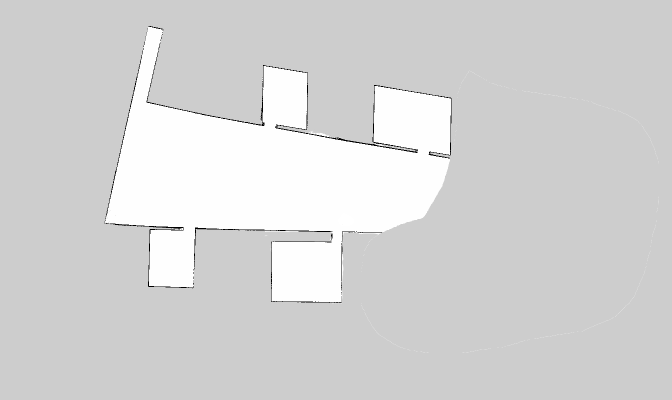
#> input picture map4.1.png, 1344 x 800 px (shown at 1/2 size)
$ python pract_scale.py
#> lines starting #> are read from the running program, lines starting #| are printed output that depends on the picture; after the words box and inside, x2 and y2 are one past the last pixel; in counts of white or black regions, pixels touching at a corner belong together; long printed decimals are rounded
# -*- coding:utf-8 -*-
import cv2
import numpy as np
from matplotlib import pyplot as plt
import math
import random


class Scale_Registration():
    def __init__(self):
        pass

    def _cal_distance(self, x1, y1, x2, y2):
        return ((x1-x2)**2 + (y1-y2)**2)**0.5


    def _ransac_find_scale(self, pts_set_1, pts_set_2, sigma, max_iter=1000):

        length, _ = np.shape(pts_set_1)
        best_ratio = 0
        total_inlier, pre_total_inlier = 0, 0

        for i in range(max_iter):

            index = random.sample(range(length), 2)
            x11 = pts_set_1[index[0], 0]
            y11 = pts_set_1[index[0], 1]
            x12 = pts_set_1[index[1], 0]
            y12 = pts_set_1[index[1], 1]

            x21 = pts_set_2[index[0], 0]
            y21 = pts_set_2[index[0], 1]
            x22 = pts_set_2[index[1], 0]
            y22 = pts_set_2[index[1], 1]

            dist_1 = self._cal_distance(x11, y11, x12, y12)
            dist_2 = self._cal_distance(x21, y21, x22, y22)

            mean_1 = [(x11+x12)/2, (y11+y12)/2]
            mean_2 = [(x21+x22)/2, (y21+y22)/2]

            ratio = dist_1 / dist_2

            for j in range(length):
                x1j = pts_set_1[j,0]
                y1j = pts_set_1[j,1]
                x2j = pts_set_2[j,0]
                y2j = pts_set_2[j,1]

                dist_1_j = self._cal_distance(mean_1[0], mean_1[1], x1j, y1j)
                dist_2_j = self._cal_distance(mean_2[0], mean_2[1], x2j, y2j)

                ratio_j = dist_1_j / dist_2_j

                if abs(ratio - ratio_j) < sigma:

                    total_inlier += 1

            if total_inlier > pre_total_inlier:

                pre_total_inlier = total_inlier
                best_ratio = ratio

            total_inlier = 0
        return best_ratio

def _translate_image(image, x, y):

    M = np.float32([[1, 0, x], [0, 1, y]])
    shifted = cv2.warpAffine(image, M, (image.shape[1], image.shape[0]))
    return shifted

def _rotate_image(image, angle, center=None, scale=1.0):

    (h, w) = image.shape[:2]
    # If the center of the rotation is not defined, use the center of the image.
    if center is None:
        center = (w / 2, h / 2)
    M = cv2.getRotationMatrix2D(center, angle, scale)
    rotated = cv2.warpAffine(image, M, (w, h))
    return rotated


def _state_process(img):
    r, c = np.shape(img)
    for i in range(r):
        for j in range(c):
            if img[i, j]  >0:
                img[i, j] = 255
            else:
                img[i, j] = 0
    return img

if __name__ == "__main__":

    img_1 = cv2.imread('map4.1.png')
#> img_1 is the input picture: shape (800, 1344, 3); min 0, max 255, mean 212.6
    img_2 = cv2.imread('map4.3.png')
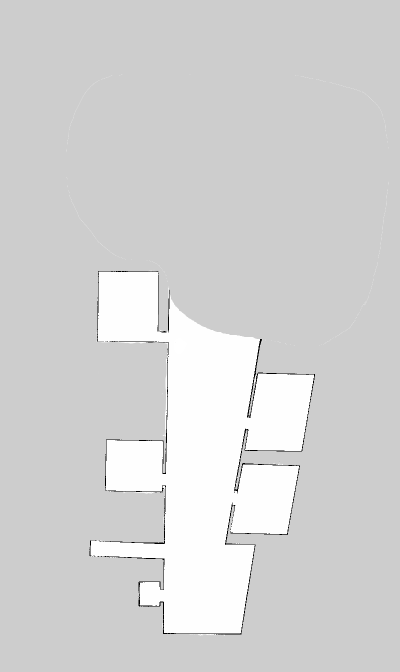
#> input picture map4.3.png, 800 x 1344 px (shown at 1/2 size)
#> img_2 is the input picture: shape (1344, 800, 3); min 0, max 255, mean 211.5
    img_1 = cv2.cvtColor(img_1, cv2.COLOR_RGB2GRAY) # 灰階圖
#> img_1: shape (800, 1344)
    img_2 = cv2.cvtColor(img_2, cv2.COLOR_RGB2GRAY) # 灰階圖
#> img_2: shape (1344, 800)
    img_1 = _state_process(img_1)
#> after the loop in _state_process, `for i in range(r):`:
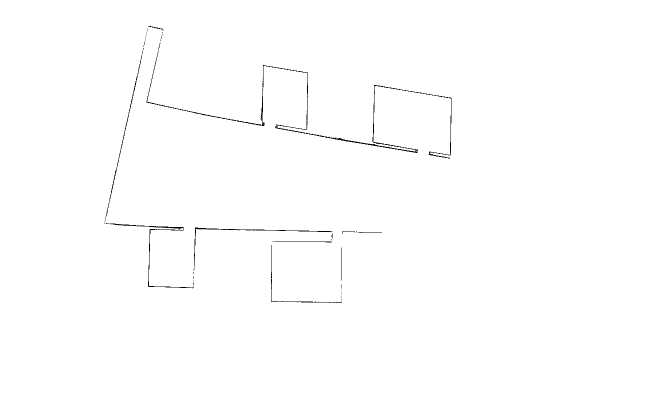
#> img: shape (800, 1344) (shown at 1/2 size); 99.5% white; black in thin lines or dots, all inside (x1, y1, x2, y2) = (209, 52, 903, 606)
    img_2 = _state_process(img_2)
#> after the loop in _state_process (call 2), `for i in range(r):`:
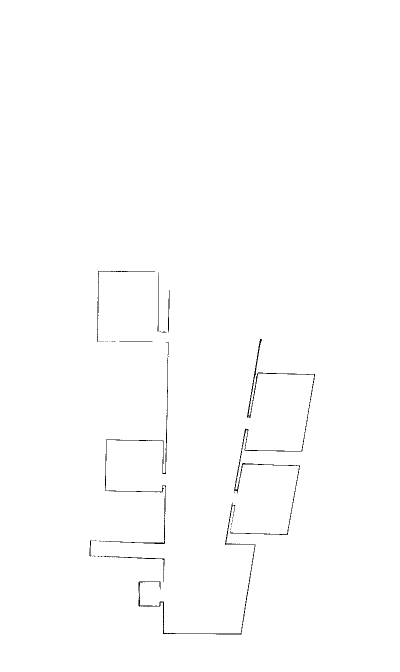
#> img: shape (1344, 800) (shown at 1/2 size); 99.5% white; black in thin lines or dots, all inside (x1, y1, x2, y2) = (179, 542, 630, 1269)

    ratio = 1.75
    if ratio > 1:
        r, c = np.shape(img_1)
#> r = 800; c = 1344
        img_3 = np.ones((math.ceil(r*ratio), math.ceil(c*ratio)))*255
        img_3[0:r, 0:c] = img_1
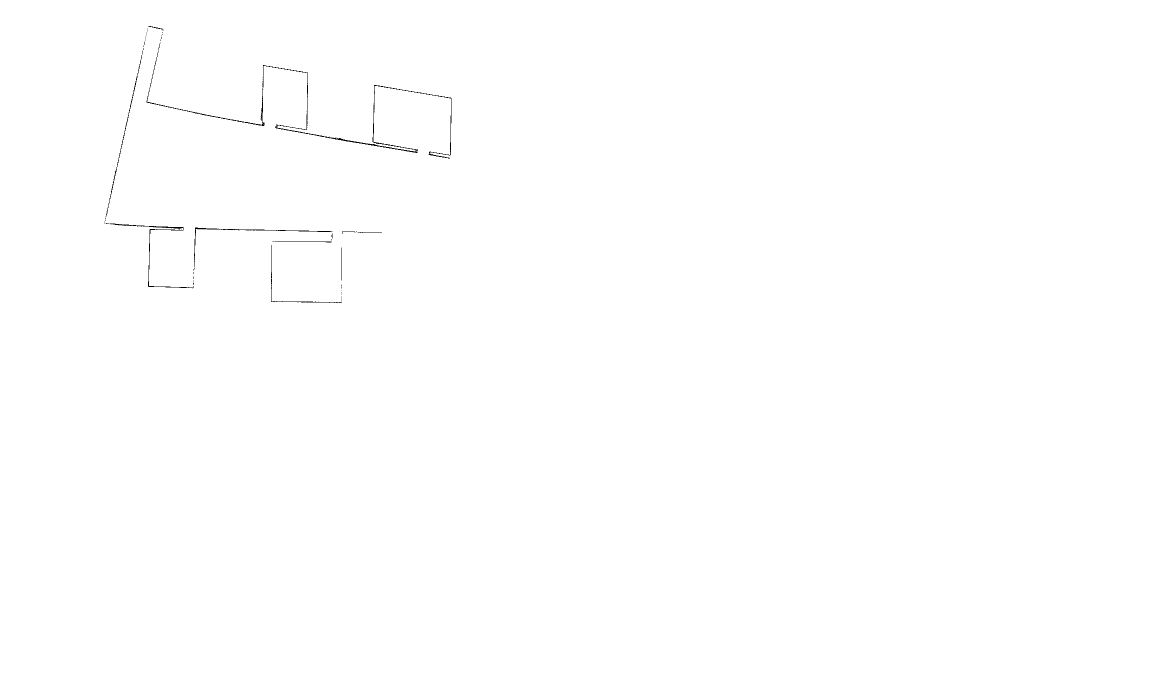
#> img_3: shape (1400, 2352) float64 (shown at 1/2 size); 99.8% white; black in thin lines or dots, all inside (x1, y1, x2, y2) = (209, 52, 903, 606)
        img_3 = _rotate_image(image=img_3, angle=0, center=(0,0), scale=ratio).astype(np.uint8)
    else:
        img_3 = _rotate_image(image=img_1, angle=0, center=(0,0), scale=ratio)

    # print(np.amax(img_3), np.amin(img_3))
    siftDetector = cv2.xfeatures2d.SIFT_create()
    key_points_1, descriptor_1 = siftDetector.detectAndCompute(img_1, None)
#> key_points_1 = 97 keypoints; strongest (x, y, size): (693, 281, 2.4), (756, 286, 2.1), (826, 303, 2.2), (652, 274, 2)
    key_points_3, descriptor_3 = siftDetector.detectAndCompute(img_3, None)
#> key_points_3 = 1000 keypoints; strongest (x, y, size): (1544, 337, 3.2), (1367, 307, 3.2), (1378, 309, 3.2), (1392, 512, 3.2)

    bf = cv2.BFMatcher()
    matches = bf.knnMatch(descriptor_1, descriptor_3, k=2)
#> matches = 97 matches

    good = []
    for m, n in matches:
        if m.distance < 0.75*n.distance:
            good.append(m)
#> this loop made 97 passes
#> after the loop, good = 46 matches

    pts_1, pts_3 = [], []
    for i in good:
        query_idx = i.queryIdx
        train_idx = i.trainIdx

        pts_1.append([
            key_points_1[query_idx].pt[0],
            key_points_1[query_idx].pt[1],
            ])
        pts_3.append([
            key_points_3[train_idx].pt[0],
            key_points_3[train_idx].pt[1],
            ])
#> this loop made 46 passes
#> (query_idx, train_idx) on passes 1 to 12: (5, 257), (6, 258), (7, 264), (10, 293), (11, 299), (13, 301), (14, 299), (17, 311), (19, 321), (20, 330), (21, 331), (22, 337)
#> after the loop, pts_1 = 46 pairs, first value 307.1 to 873.6, second value 227.4 to 466.5; pts_3 = 46 pairs, first value 537.1 to 1519.1, second value 397.7 to 816.9

    pts1 = np.array(pts_1)
#> pts1 has the same summary as pts_1
    pts3 = np.array(pts_3)
#> pts3 has the same summary as pts_3

    # [6 lines of commented-out code are left out]

    for i in range(10):
        ratio_ransac = Scale_Registration()._ransac_find_scale(pts_set_1=pts1, pts_set_2=pts3, sigma=0.05, max_iter=100)
        print("ratio: %f"%ratio_ransac)
#> this loop made 10 passes
#> ratio_ransac on passes 1 to 10: 0.571, 0.571, 0.572, 0.571, 0.567, 0.571, 0.571, 0.571, 0.571, 0.571
#| ratio: 0.5706
#| ratio: 0.5708
#| ratio: 0.5716
#| ratio: 0.5708
#| ratio: 0.5675
#| ratio: 0.5715
#| ratio: 0.5712
#| ratio: 0.5707
#> (further printed lines are left out)
